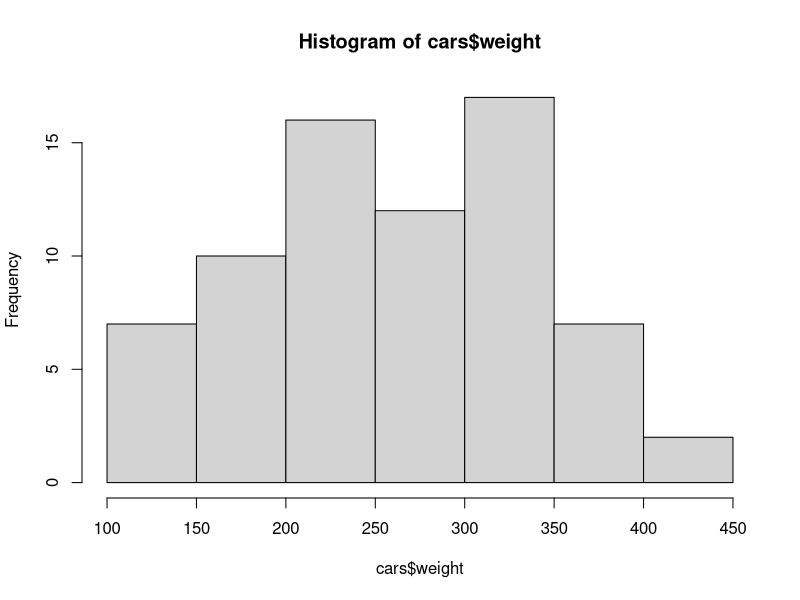
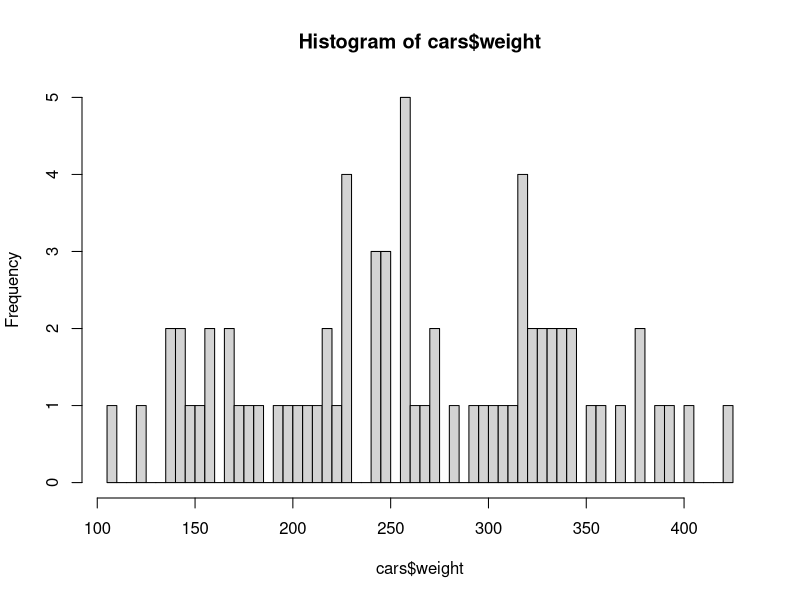
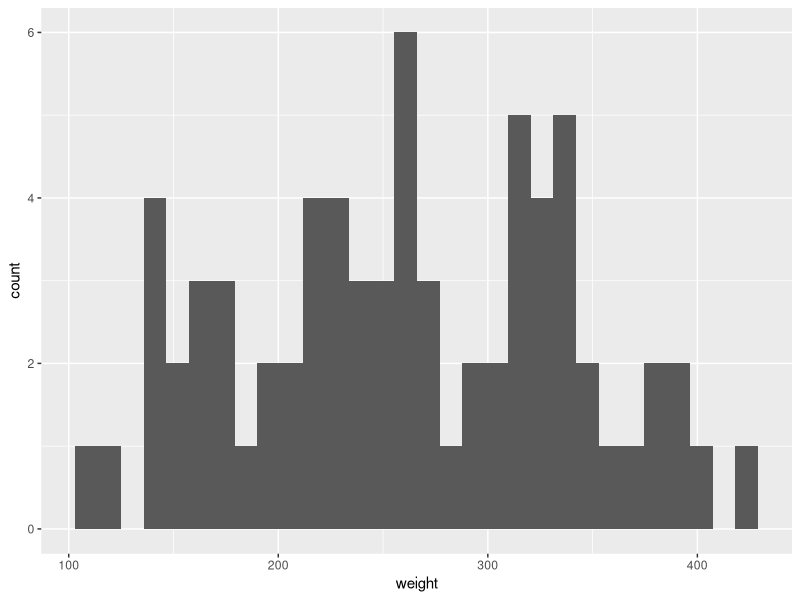
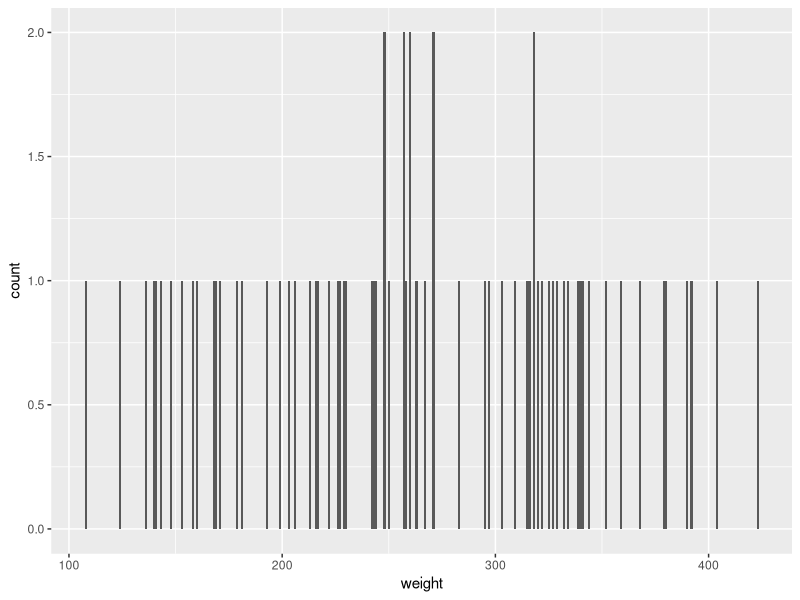
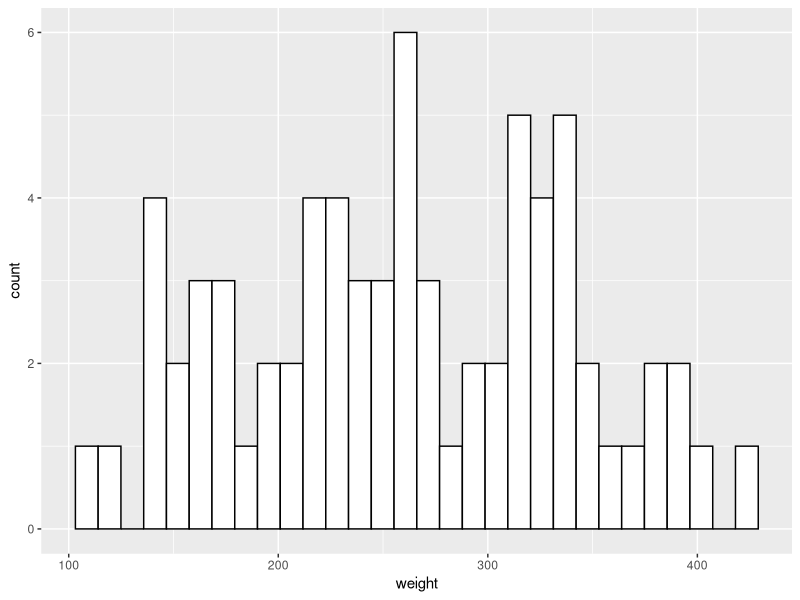
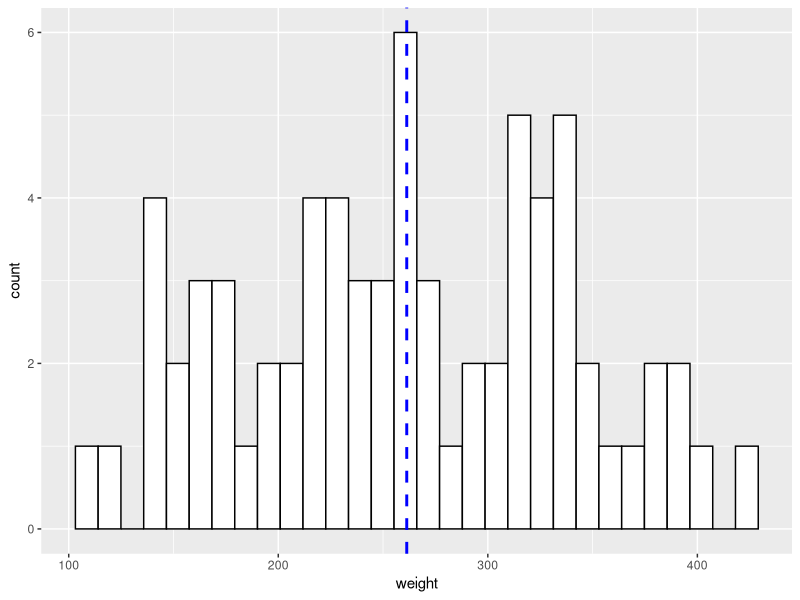
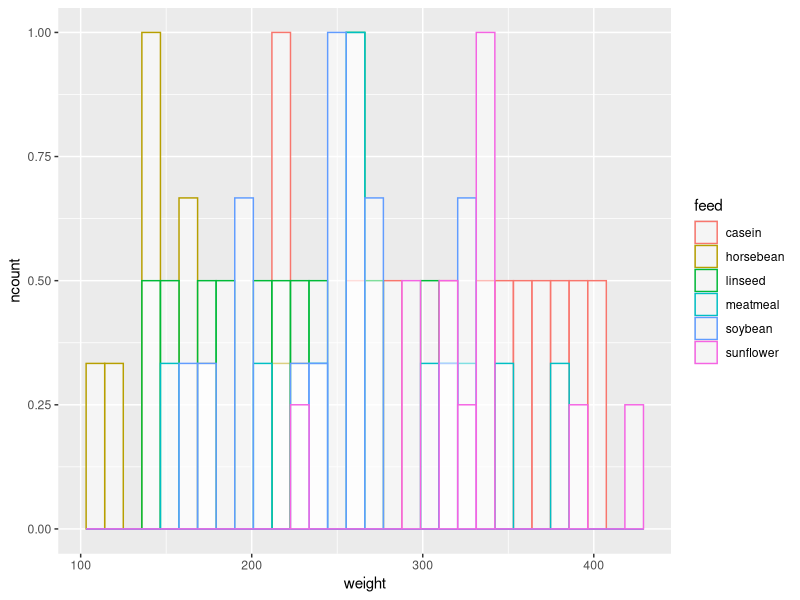
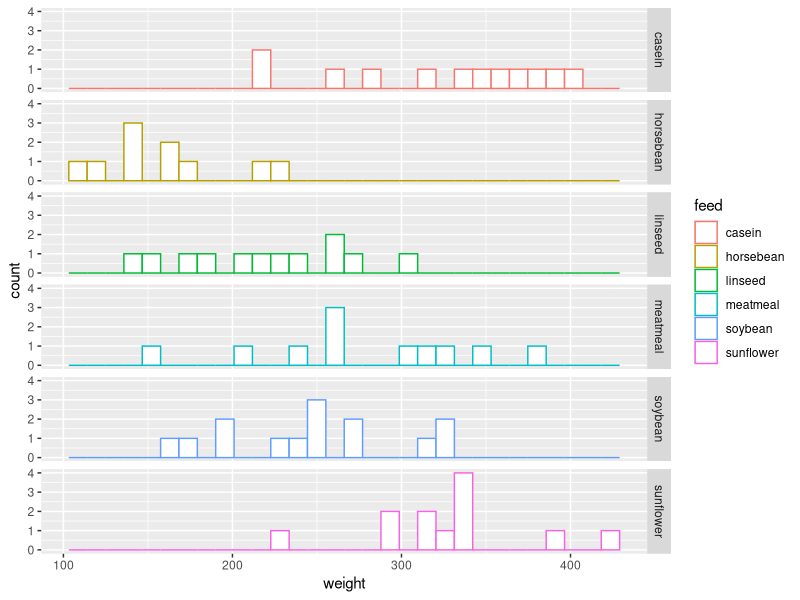

Reproduce these figures in R, in order.
library(ggplot2)
#load data, in this case using example data from R
cars<-chickwts

# look at data structure
str(cars)

# Basic histograms using Rbase
hist(cars$weight)
hist(cars$weight,breaks=100)

# Basic histograms using ggplot
ggplot(cars, aes(x=weight)) + geom_histogram()
# Change the width of bins
ggplot(cars, aes(x=weight)) +  geom_histogram(binwidth=1)
# Change colors
ggplot(cars, aes(x=weight)) +  geom_histogram(color="black", fill="white")
#add a verticle line at mean
ggplot(cars, aes(x=weight)) + geom_histogram(color="black", fill="white")+
  geom_vline(aes(xintercept=mean(cars$weight, na.rm = T)),color="blue", linetype="dashed", size=1)

# Overlaid groups histogram
ggplot(cars, aes(x=weight, color=feed ,y = ..ncount..)) +
  geom_histogram(fill="white", alpha=0.5, position="identity")

# facetwrapped, color-coded groups histograms

ggplot(cars, aes(x=weight, color=feed)) +  geom_histogram(fill="white")+facet_grid(feed~.)
ggplot(cars, aes(x=weight, color=feed)) +  geom_histogram( fill="white")+facet_grid(.~feed)
